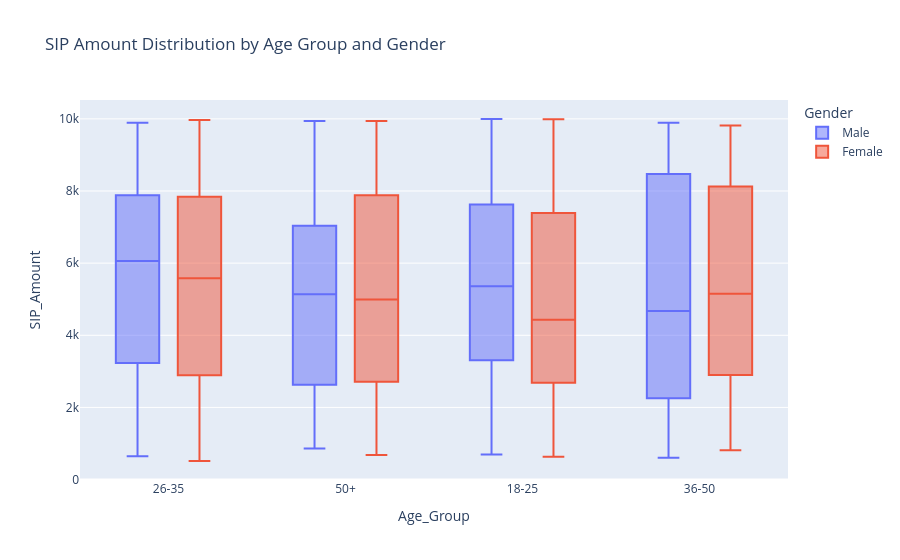

The code cell stored with this chart in its notebook:
### Markdown cell above
# 📊 Task 5: Investor Demographics Analysis

## 🎯 Objective
Analyze SIP investment amounts across different age groups and genders.

### Code cell
import plotly.express as px

fig = px.box(
    investors,
    x="Age_Group",
    y="SIP_Amount",
    color="Gender",
    title="SIP Amount Distribution by Age Group and Gender"
)

fig.show()
fig.write_image("../reports/investor_demographics.png")

### Figure 1 — Plotly figure (JSON) as saved in the notebook; plotly's stock layout.template omitted (floating-point values rounded to 4 significant figures; data arrays with more than 128 entries replaced by an {"elided": "..."} marker saying what was removed)
{"data": [{"alignmentgroup": "True", "hovertemplate": "Gender=Male<br>Age_Group=%{x}<br>SIP_Amount=%{y}<extra></extra>", "legendgroup": "Male", "marker": {"color": "#636efa"}, "name": "Male", "notched": false, "offsetgroup": "Male", "orientation": "v", "showlegend": true, "type": "box", "x": {"elided": "243 str values"}, "x0": " ", "xaxis": "x", "y": {"elided": "243 int values"}, "y0": " ", "yaxis": "y"}, {"alignmentgroup": "True", "hovertemplate": "Gender=Female<br>Age_Group=%{x}<br>SIP_Amount=%{y}<extra></extra>", "legendgroup": "Female", "marker": {"color": "#EF553B"}, "name": "Female", "notched": false, "offsetgroup": "Female", "orientation": "v", "showlegend": true, "type": "box", "x": {"elided": "257 str values"}, "x0": " ", "xaxis": "x", "y": {"elided": "257 int values"}, "y0": " ", "yaxis": "y"}], "layout": {"boxmode": "group", "legend": {"title": {"text": "Gender"}, "tracegroupgap": 0}, "title": {"text": "SIP Amount Distribution by Age Group and Gender"}, "xaxis": {"anchor": "y", "domain": [0, 1], "title": {"text": "Age_Group"}}, "yaxis": {"anchor": "x", "domain": [0, 1], "title": {"text": "SIP_Amount"}}}}
